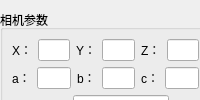
  <widget class="QDockWidget" name="imageSimulationDockWidget">
   <property name="windowTitle">
    <string>成像</string>
   </property>
   <attribute name="dockWidgetArea">
    <number>2</number>
   </attribute>
   <widget class="QWidget" name="dockWidgetContents_7">
    <widget class="QGroupBox" name="groupBox_12">
     <property name="geometry">
      <rect>
       <x>0</x>
       <y>10</y>
       <width>211</width>
       <height>176</height>
      </rect>
     </property>
     <property name="title">
      <string>相机参数</string>
     </property>
     <layout class="QGridLayout" name="gridLayout_16">
      <item row="0" column="0">
       <layout class="QVBoxLayout" name="verticalLayout_14">
        <item>
         <layout class="QHBoxLayout" name="horizontalLayout_59">
          <item>
           <layout class="QHBoxLayout" name="horizontalLayout_60">
            <item>
             <widget class="QLabel" name="label_52">
              <property name="text">
               <string>X：</string>
              </property>
             </widget>
            </item>
            <item>
             <widget class="QLineEdit" name="userCameraPosXEdt">
              <property name="enabled">
               <bool>true</bool>
              </property>
              <property name="readOnly">
               <bool>false</bool>
              </property>
             </widget>
            </item>
           </layout>
          </item>
          <item>
           <layout class="QHBoxLayout" name="horizontalLayout_61">
            <item>
             <widget class="QLabel" name="label_53">
              <property name="text">
               <string>Y：</string>
              </property>
             </widget>
            </item>
            <item>
             <widget class="QLineEdit" name="userCameraPosYEdt">
              <property name="enabled">
               <bool>true</bool>
              </property>
              <property name="readOnly">
               <bool>false</bool>
              </property>
             </widget>
            </item>
           </layout>
          </item>
          <item>
           <layout class="QHBoxLayout" name="horizontalLayout_62">
            <item>
             <widget class="QLabel" name="label_54">
              <property name="text">
               <string>Z：</string>
              </property>
             </widget>
            </item>
            <item>
             <widget class="QLineEdit" name="userCameraPosZEdt">
              <property name="enabled">
               <bool>true</bool>
              </property>
              <property name="autoFillBackground">
               <bool>false</bool>
              </property>
              <property name="readOnly">
               <bool>false</bool>
              </property>
             </widget>
            </item>
           </layout>
          </item>
         </layout>
        </item>
        <item>
         <layout class="QHBoxLayout" name="horizontalLayout_63">
          <item>
           <layout class="QHBoxLayout" name="horizontalLayout_64">
            <item>
             <widget class="QLabel" name="label_55">
              <property name="text">
               <string>a：</string>
              </property>
             </widget>
            </item>
            <item>
             <widget class="QLineEdit" name="userCamerarollEdt">
              <property name="enabled">
               <bool>true</bool>
              </property>
              <property name="readOnly">
               <bool>false</bool>
              </property>
             </widget>
            </item>
           </layout>
          </item>
          <item>
           <layout class="QHBoxLayout" name="horizontalLayout_65">
            <item>
             <widget class="QLabel" name="label_56">
              <property name="text">
               <string>b：</string>
              </property>
             </widget>
            </item>
            <item>
             <widget class="QLineEdit" name="userCamerapitchEdt">
              <property name="enabled">
               <bool>true</bool>
              </property>
              <property name="readOnly">
               <bool>false</bool>
              </property>
             </widget>
            </item>
           </layout>
          </item>
          <item>
           <layout class="QHBoxLayout" name="horizontalLayout_66">
            <item>
             <widget class="QLabel" name="label_57">
              <property name="text">
               <string>c：</string>
              </property>
             </widget>
            </item>
            <item>
             <widget class="QLineEdit" name="userCamerayawEdt">
              <property name="enabled">
               <bool>true</bool>
              </property>
              <property name="readOnly">
               <bool>false</bool>
              </property>
             </widget>
            </item>
           </layout>
          </item>
         </layout>
        </item>
       </layout>
      </item>
      <item row="1" column="0">
       <layout class="QHBoxLayout" name="horizontalLayout_82">
        <item>
         <layout class="QVBoxLayout" name="verticalLayout_16">
          <item>
           <layout class="QHBoxLayout" name="horizontalLayout_19">
            <item>
             <widget class="QLabel" name="label_16">
              <property name="text">
               <string>  视场角：</string>
              </property>
             </widget>
            </item>
            <item>
             <widget class="QLineEdit" name="userFovEdt"/>
            </item>
            <item>
             <spacer name="horizontalSpacer_9">
              <property name="orientation">
               <enum>Qt::Horizontal</enum>
              </property>
              <property name="sizeHint" stdset="0">
               <size>
                <width>40</width>
                <height>20</height>
               </size>
              </property>
             </spacer>
            </item>
            <item>
             <spacer name="horizontalSpacer_5">
              <property name="orientation">
               <enum>Qt::Horizontal</enum>
              </property>
              <property name="sizeHint" stdset="0">
               <size>
                <width>13</width>
                <height>17</height>
               </size>
              </property>
             </spacer>
            </item>
           </layout>
          </item>
          <item>
           <layout class="QHBoxLayout" name="horizontalLayout_20">
            <item>
             <widget class="QLabel" name="label_17">
              <property name="text">
               <string>相机类型：</string>
              </property>
             </widget>
            </item>
            <item>
             <widget class="QComboBox" name="userCameraCoBox">
              <item>
               <property name="text">
                <string>导航相机</string>
               </property>
              </item>
              <item>
               <property name="text">
                <string>避障相机</string>
               </property>
              </item>
             </widget>
            </item>
            <item>
             <spacer name="horizontalSpacer_6">
              <property name="orientation">
               <enum>Qt::Horizontal</enum>
              </property>
              <property name="sizeHint" stdset="0">
               <size>
                <width>40</width>
                <height>20</height>
               </size>
              </property>
             </spacer>
            </item>
           </layout>
          </item>
          <item>
           <layout class="QHBoxLayout" name="horizontalLayout_21">
            <item>
             <widget class="QLabel" name="label_18">
              <property name="text">
               <string>影像类型：</string>
              </property>
             </widget>
            </item>
            <item>
             <widget class="QComboBox" name="userImageCoBox">
              <item>
               <property name="text">
                <string>彩色    </string>
               </property>
              </item>
              <item>
               <property name="text">
                <string>灰度  </string>
               </property>
              </item>
             </widget>
            </item>
            <item>
             <spacer name="horizontalSpacer_7">
              <property name="orientation">
               <enum>Qt::Horizontal</enum>
              </property>
              <property name="sizeHint" stdset="0">
               <size>
                <width>40</width>
                <height>20</height>
               </size>
              </property>
             </spacer>
            </item>
           </layout>
          </item>
         </layout>
        </item>
        <item>
         <spacer name="horizontalSpacer_8">
          <property name="orientation">
           <enum>Qt::Horizontal</enum>
          </property>
          <property name="sizeHint" stdset="0">
           <size>
            <width>28</width>
            <height>20</height>
           </size>
          </property>
         </spacer>
        </item>
       </layout>
      </item>
     </layout>
    </widget>
    <widget class="QPushButton" name="userOutImageBtn">
     <property name="geometry">
      <rect>
       <x>10</x>
       <y>190</y>
       <width>75</width>
       <height>23</height>
      </rect>
     </property>
     <property name="text">
      <string>输出影像</string>
     </property>
    </widget>
   </widget>
  </widget>
